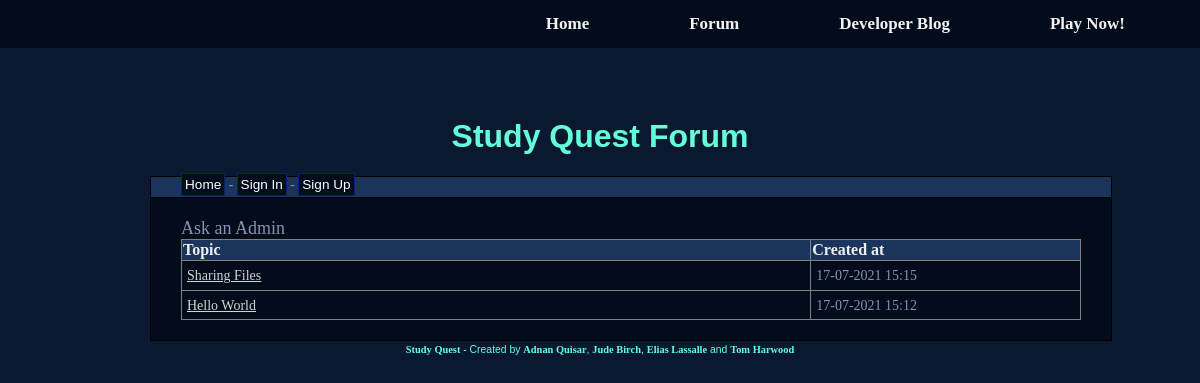
/forum/category.php?id=1, run on the app's committed database.
### tables this page shows
CREATE TABLE IF NOT EXISTS `categories` (
  `cat_id` int(8) NOT NULL AUTO_INCREMENT,
  `cat_name` varchar(255) DEFAULT NULL,
  `cat_description` varchar(255) DEFAULT NULL,
  PRIMARY KEY (`cat_id`),
  UNIQUE KEY `cat_name_unique` (`cat_name`)
);

CREATE TABLE IF NOT EXISTS `topics` (
  `topic_id` int(8) NOT NULL AUTO_INCREMENT,
  `topic_subject` varchar(255) DEFAULT NULL,
  `topic_date` datetime DEFAULT NULL,
  `topic_cat` int(8) DEFAULT NULL,
  `topic_by` int(8) DEFAULT NULL,
  PRIMARY KEY (`topic_id`),
  KEY `topic_cat` (`topic_cat`),
  KEY `topic_by` (`topic_by`),
  CONSTRAINT `topics_ibfk_1` FOREIGN KEY (`topic_cat`) REFERENCES `categories` (`cat_id`) ON DELETE CASCADE ON UPDATE CASCADE,
  CONSTRAINT `topics_ibfk_2` FOREIGN KEY (`topic_by`) REFERENCES `users` (`user_id`) ON UPDATE CASCADE
);

### htdocs/forum/category.php (the view, shortened to what this page needs)
<?php
include '../navbar.php';
include 'database.php';
include 'header.php';
$sql = "SELECT cat_id, cat_name, cat_description FROM categories WHERE cat_id = " . $_GET['id'];
$result = mysqli_query($connect_database, $sql);
if(!$result)
{
	echo '<br><font style="font-size: 14px;">The category could not be displayed, please try again later.</font><br><font style="font-size: 14px;">' . mysqli_error($connect_database) . '</font><br>';
}
else
{
	if(mysqli_num_rows($result) == 0)
	{
		echo '<br><font style="font-size: 14px;">This category does not exist.</font><br><br>';
	}
	else
	{
		while($row = mysqli_fetch_assoc($result))
		{
			echo '<font style="font-size: 18px;">' . $row['cat_name'] . '</font><br>';
		}
		$get_id = $_GET['id'];
		$sql = "SELECT topic_id, topic_subject, topic_date, topic_cat FROM topics WHERE topic_cat = '$get_id'	ORDER BY topic_date DESC";
		$result = mysqli_query($connect_database, $sql);
		if(!$result)
		{
			echo '<br><font style="font-size: 14px;">The topics could not be displayed, please try again later.</font><br><br>';
		}
		else
		{
			if(mysqli_num_rows($result) == 0)
			{
				echo '<br><font style="font-size: 14px;">There are no topics in this category yet.</font><br><br>';
			}
			else
			{
				echo '<table border="1">
						<tr>
						<th>Topic</th>
						<th>Created at</th>
						</tr>';
				while($row = mysqli_fetch_assoc($result))
				{
					echo '<tr>';
						echo '<td class="leftpart">';
						echo '<font style="font-size: 14px;"><a href="topic.php?id=' . $row['topic_id'] . '">' . htmlentities($row['topic_subject']) . '</a><br></font>';						echo '</td>';
						echo '<td class="rightpart">';
						echo '<font style="font-size: 14px;">' . date('d-m-Y H:i', strtotime($row['topic_date'])) . '</font>';
						echo '</td>';
					echo '</tr>';
				}
				echo '</table>';
			}
		}
	}
}
include 'footer.php';
?>

### htdocs/style/upgrade.css (style rules this page uses)
* { font-family: Bahnschrift; }
html { height: 100%; }
body { background-color: #0a192f; color: #8892b0; margin: 0; padding: 0; }
a { color: #64ffda; }

### htdocs/forum/style.css (style rules this page uses)
body { text-align: center; }
table { border-collapse: collapse; width: 100%; }
table a { color: lightgray; }
th { background-color: #1a345c; color: #F0F0F0; }
td { padding: 5px; }
.leftpart { width: 70%; }
.rightpart { width: 30%; }

### data on the page
categories: cat_name "Ask an Admin"
topics: topic_subject "Sharing Files", topic_date "17-07-2021 15:15"
topics: topic_subject "Hello World", topic_date "17-07-2021 15:12"
